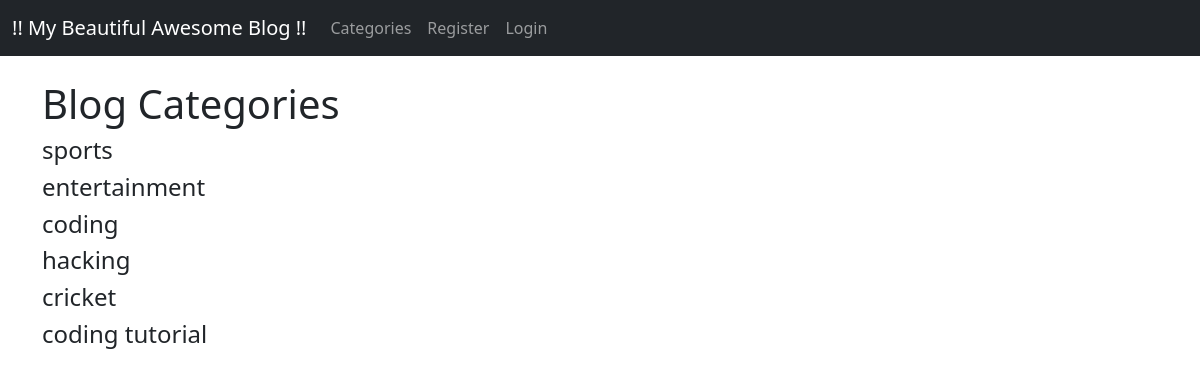
The page /app/category-list/ on the database its author committed.
### app/models.py (models this page shows, shortened)
class Category(models.Model):
    name = models.CharField(max_length=100)
    def __str__(self):
        return self.name

### app/views.py (the view)
# urls.py: path('category-list/',CategoryListView,name='category-list'),
def CategoryListView(request):
    cat_menu_list = Category.objects.all()
    return render(request,'category_list.html', {'cat_menu_list':cat_menu_list})

### app/templates/category_list.html (shortened to what this page needs)
{% extends 'base.html' %}
{% block content %}
    <h1> Blog Categories </h1>
        {% for item in cat_menu_list %}
            <h4><a class="dropdown-item" href="{% url 'category' item|slugify %}">{{item}}<br></a></h4>
        {% endfor %}
{% endblock %}

### rows shown on the page
Category: name "sports"
Category: name "entertainment"
Category: name "coding"
Category: name "hacking"
Category: name "cricket"
Category: name "coding tutorial"
